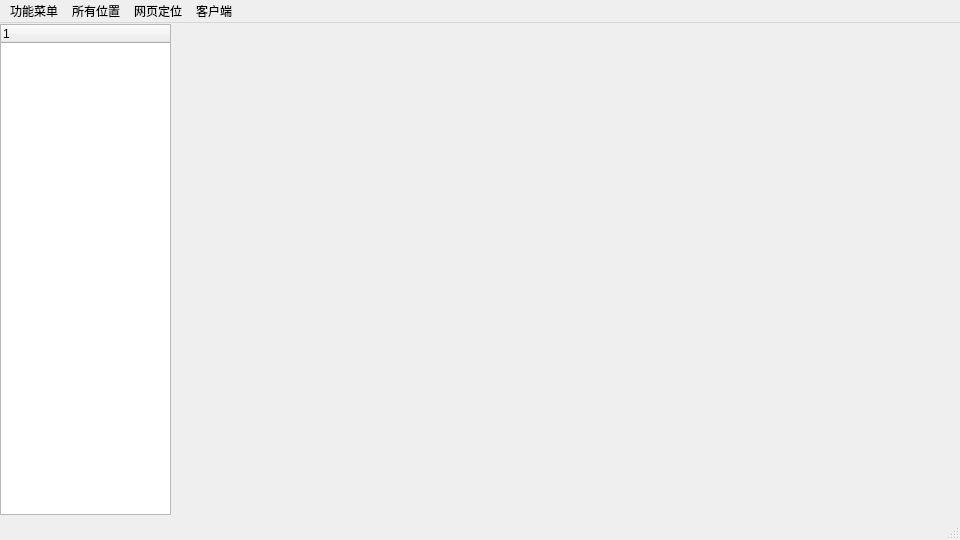
<?xml version="1.0" encoding="UTF-8"?>
<ui version="4.0">
 <class>MainWindow</class>
 <widget class="QMainWindow" name="MainWindow">
  <property name="geometry">
   <rect>
    <x>0</x>
    <y>0</y>
    <width>960</width>
    <height>540</height>
   </rect>
  </property>
  <property name="windowTitle">
   <string>MainWindow</string>
  </property>
  <widget class="QWidget" name="centralwidget">
   <widget class="QWidget" name="verticalLayoutWidget">
    <property name="geometry">
     <rect>
      <x>180</x>
      <y>0</y>
      <width>761</width>
      <height>491</height>
     </rect>
    </property>
    <layout class="QVBoxLayout" name="mainlayout"/>
   </widget>
   <widget class="QTreeWidget" name="treeWidget">
    <property name="geometry">
     <rect>
      <x>0</x>
      <y>1</y>
      <width>171</width>
      <height>491</height>
     </rect>
    </property>
    <column>
     <property name="text">
      <string notr="true">1</string>
     </property>
    </column>
   </widget>
  </widget>
  <widget class="QMenuBar" name="menubar">
   <property name="geometry">
    <rect>
     <x>0</x>
     <y>0</y>
     <width>960</width>
     <height>23</height>
    </rect>
   </property>
   <widget class="QMenu" name="menu">
    <property name="title">
     <string>功能菜单</string>
    </property>
    <addaction name="actionTianjia"/>
   </widget>
   <widget class="QMenu" name="menu_2">
    <property name="title">
     <string>所有位置</string>
    </property>
   </widget>
   <widget class="QMenu" name="menu_3">
    <property name="title">
     <string>网页定位</string>
    </property>
   </widget>
   <widget class="QMenu" name="menu_4">
    <property name="title">
     <string>客户端</string>
    </property>
   </widget>
   <addaction name="menu"/>
   <addaction name="menu_2"/>
   <addaction name="menu_3"/>
   <addaction name="menu_4"/>
  </widget>
  <widget class="QStatusBar" name="statusbar"/>
  <action name="actionTianjia">
   <property name="text">
    <string>tianjia </string>
   </property>
  </action>
 </widget>
 <resources/>
 <connections/>
 <slots>
  <slot>onItemChange()</slot>
 </slots>
</ui>
